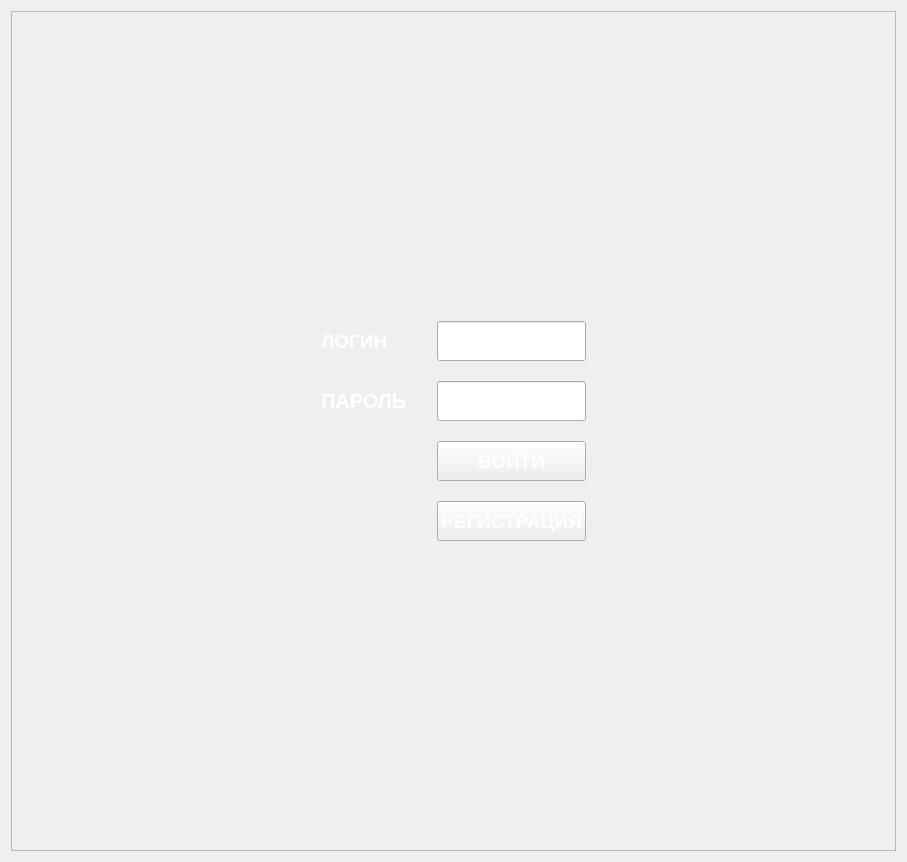
         <widget class="QWidget" name="authorization_page">
          <layout class="QVBoxLayout" name="verticalLayout_3">
           <item>
            <widget class="QFrame" name="frame_5">
             <property name="sizePolicy">
              <sizepolicy hsizetype="Preferred" vsizetype="Preferred">
               <horstretch>0</horstretch>
               <verstretch>0</verstretch>
              </sizepolicy>
             </property>
             <property name="frameShape">
              <enum>QFrame::StyledPanel</enum>
             </property>
             <property name="frameShadow">
              <enum>QFrame::Raised</enum>
             </property>
             <layout class="QHBoxLayout" name="horizontalLayout_4" stretch="0">
              <property name="spacing">
               <number>0</number>
              </property>
              <item>
               <layout class="QGridLayout" name="gridLayout" rowstretch="0,0,0,0" columnstretch="0,0" rowminimumheight="0,0,0,0" columnminimumwidth="0,0">
                <property name="sizeConstraint">
                 <enum>QLayout::SetFixedSize</enum>
                </property>
                <property name="leftMargin">
                 <number>300</number>
                </property>
                <property name="topMargin">
                 <number>300</number>
                </property>
                <property name="rightMargin">
                 <number>300</number>
                </property>
                <property name="bottomMargin">
                 <number>300</number>
                </property>
                <property name="horizontalSpacing">
                 <number>30</number>
                </property>
                <property name="verticalSpacing">
                 <number>20</number>
                </property>
                <item row="2" column="1">
                 <widget class="QPushButton" name="btn_login">
                  <property name="minimumSize">
                   <size>
                    <width>0</width>
                    <height>40</height>
                   </size>
                  </property>
                  <property name="maximumSize">
                   <size>
                    <width>400</width>
                    <height>40</height>
                   </size>
                  </property>
                  <property name="font">
                   <font>
                    <pointsize>14</pointsize>
                    <weight>75</weight>
                    <bold>true</bold>
                   </font>
                  </property>
                  <property name="styleSheet">
                   <string notr="true">color: rgb(255, 255, 255);</string>
                  </property>
                  <property name="text">
                   <string>ВОЙТИ</string>
                  </property>
                 </widget>
                </item>
                <item row="0" column="1">
                 <widget class="QLineEdit" name="le_login">
                  <property name="sizePolicy">
                   <sizepolicy hsizetype="Ignored" vsizetype="Ignored">
                    <horstretch>0</horstretch>
                    <verstretch>0</verstretch>
                   </sizepolicy>
                  </property>
                  <property name="minimumSize">
                   <size>
                    <width>0</width>
                    <height>40</height>
                   </size>
                  </property>
                  <property name="maximumSize">
                   <size>
                    <width>16777215</width>
                    <height>40</height>
                   </size>
                  </property>
                 </widget>
                </item>
                <item row="1" column="1">
                 <widget class="QLineEdit" name="le_password">
                  <property name="minimumSize">
                   <size>
                    <width>0</width>
                    <height>40</height>
                   </size>
                  </property>
                  <property name="maximumSize">
                   <size>
                    <width>16777215</width>
                    <height>50</height>
                   </size>
                  </property>
                 </widget>
                </item>
                <item row="0" column="0">
                 <widget class="QLabel" name="label_2">
                  <property name="sizePolicy">
                   <sizepolicy hsizetype="Ignored" vsizetype="Ignored">
                    <horstretch>0</horstretch>
                    <verstretch>0</verstretch>
                   </sizepolicy>
                  </property>
                  <property name="minimumSize">
                   <size>
                    <width>0</width>
                    <height>40</height>
                   </size>
                  </property>
                  <property name="maximumSize">
                   <size>
                    <width>80</width>
                    <height>40</height>
                   </size>
                  </property>
                  <property name="font">
                   <font>
                    <pointsize>14</pointsize>
                    <weight>75</weight>
                    <bold>true</bold>
                   </font>
                  </property>
                  <property name="styleSheet">
                   <string notr="true">color: rgb(255, 255, 255);</string>
                  </property>
                  <property name="text">
                   <string>ЛОГИН</string>
                  </property>
                 </widget>
                </item>
                <item row="1" column="0">
                 <widget class="QLabel" name="label_3">
                  <property name="maximumSize">
                   <size>
                    <width>90</width>
                    <height>40</height>
                   </size>
                  </property>
                  <property name="font">
                   <font>
                    <pointsize>15</pointsize>
                    <weight>75</weight>
                    <bold>true</bold>
                   </font>
                  </property>
                  <property name="styleSheet">
                   <string notr="true">color: rgb(255, 255, 255);</string>
                  </property>
                  <property name="text">
                   <string>ПАРОЛЬ</string>
                  </property>
                 </widget>
                </item>
                <item row="3" column="1">
                 <widget class="QPushButton" name="btn_registrarion">
                  <property name="minimumSize">
                   <size>
                    <width>0</width>
                    <height>40</height>
                   </size>
                  </property>
                  <property name="maximumSize">
                   <size>
                    <width>400</width>
                    <height>40</height>
                   </size>
                  </property>
                  <property name="font">
                   <font>
                    <pointsize>14</pointsize>
                    <weight>75</weight>
                    <bold>true</bold>
                   </font>
                  </property>
                  <property name="styleSheet">
                   <string notr="true">color: rgb(255, 255, 255);</string>
                  </property>
                  <property name="text">
                   <string>РЕГИСТРАЦИЯ</string>
                  </property>
                 </widget>
                </item>
               </layout>
              </item>
             </layout>
            </widget>
           </item>
          </layout>
         </widget>
